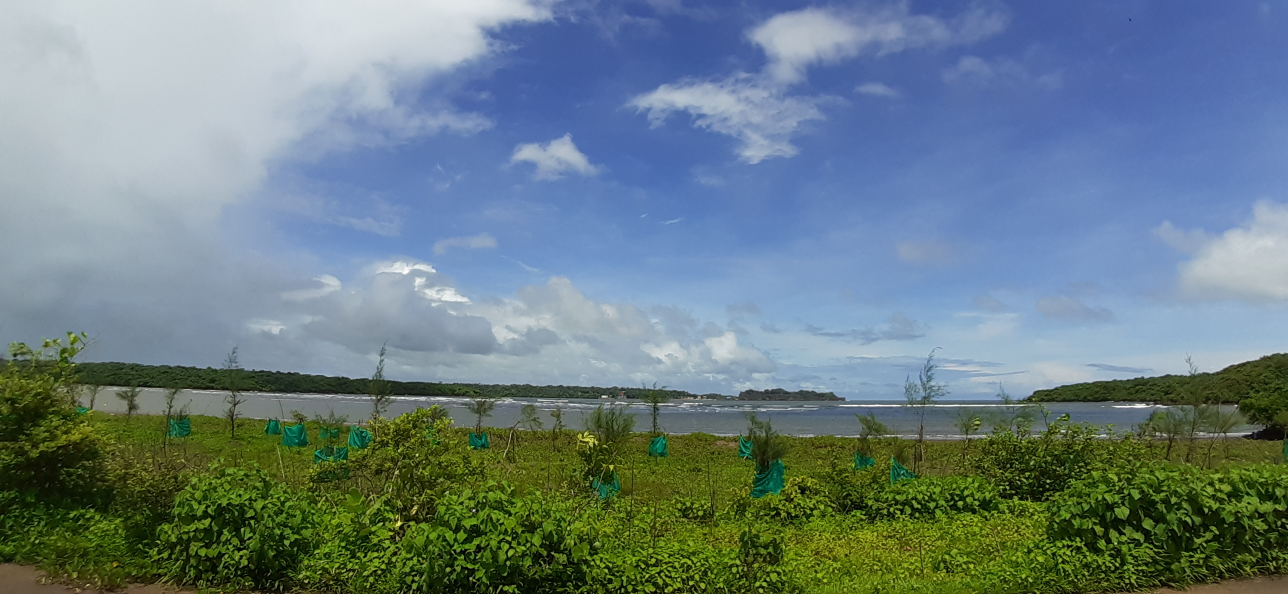
#> input picture Python/solar.jpg, 2576 x 1188 px (shown at 1/2 size)
$ python RGBForAPixel.py
#> lines starting #> are read from the running program, lines starting #| are printed output that depends on the picture; after the words box and inside, x2 and y2 are one past the last pixel; in counts of white or black regions, pixels touching at a corner belong together
import cv2
import numpy as np

def nothing(x):
	pass

shorten=0.2

cv2.namedWindow("Trackbars")
cv2.createTrackbar("X","Trackbars",0,255,nothing)
cv2.createTrackbar("Y","Trackbars",0,255,nothing)


a = cv2.imread("solar.jpg",-1)
#> a is the input picture: shape (1188, 2576, 3); mean B, G, R 131.3, 126.8, 106.7
z = cv2.imread("solar.jpg",-1)
a=cv2.resize(a,(int(a.shape[1]*shorten),int(a.shape[0]*shorten)))
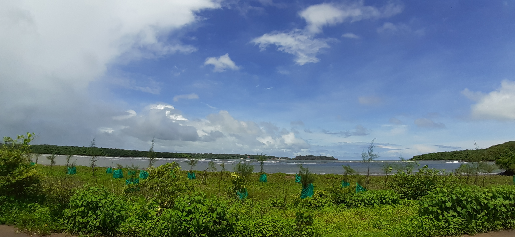
#> a: shape (237, 515, 3); mean B, G, R 131.1, 126.6, 106.6
z=cv2.resize(z,(int(z.shape[1]*shorten),int(z.shape[0]*shorten)))

temp0=0
temp2=0
temp1=0
while True:

    mult1 = cv2.getTrackbarPos("X","Trackbars")
    mult2 = cv2.getTrackbarPos("Y","Trackbars")

    scale1=mult1/255
    scale2=mult2/255

    x=int(scale1*a.shape[1])
#> x = 0
    y=int(scale2*a.shape[0])
#> y = 0

    if temp0!=a[y,x,0] or temp1!=a[y,x,1] or temp2!=a[y,x,2]:
        print(a[y,x,0],a[y,x,1],a[y,x,2])
#| 213 208 199

    z = cv2.circle(z,(x,y), 1, (0,0,255), -1)
#> z: shape (237, 515, 3); under 0.01% of pixels changed, all inside (x1, y1, x2, y2) = (0, 0, 2, 2)

    # cv2.imshow('A',a)
    cv2.imshow('Z',z)

    temp0=a[y,x,0]
#> temp0 = 213
    temp1=a[y,x,1]
#> temp1 = 208
    temp2=a[y,x,2]
#> temp2 = 199

    key = cv2.waitKey(5) & 0xFF
#> (key Esc is pressed here)
    if key==27:
	    break

$ run again, with Python/grn.jpg copied over Python/solar.jpg
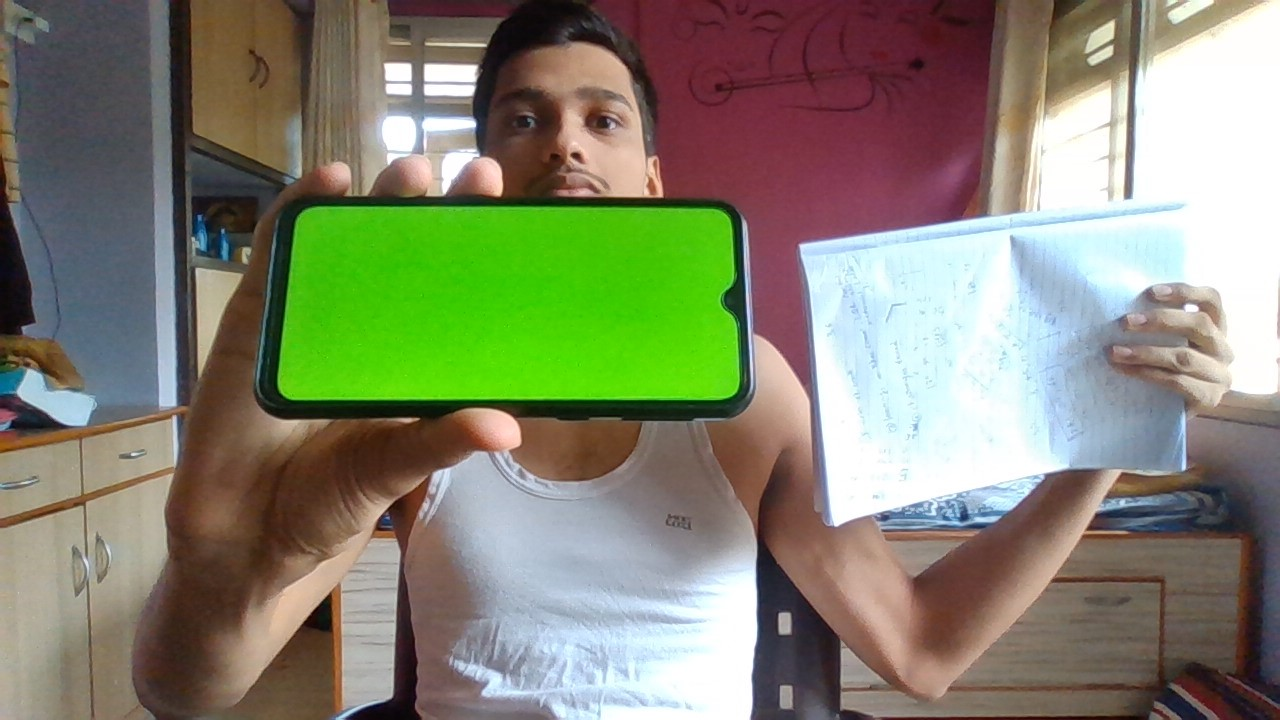
#> input picture Python/grn.jpg, 1280 x 720 px
#> a is the input picture: shape (720, 1280, 3); mean B, G, R 111.9, 133.4, 131.9
#> `a=cv2.resize(a,(int(a.shape[1]*shorten),int(a.shape[0]*shorten)))`:
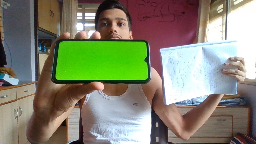
#> a: shape (144, 256, 3); mean B, G, R 111.9, 133.3, 131.9
#| 74 85 113
#> z: shape (144, 256, 3); 0.01% of pixels changed, all inside (x1, y1, x2, y2) = (0, 0, 2, 2)
#> temp0 = 74
#> temp1 = 85
#> temp2 = 113
